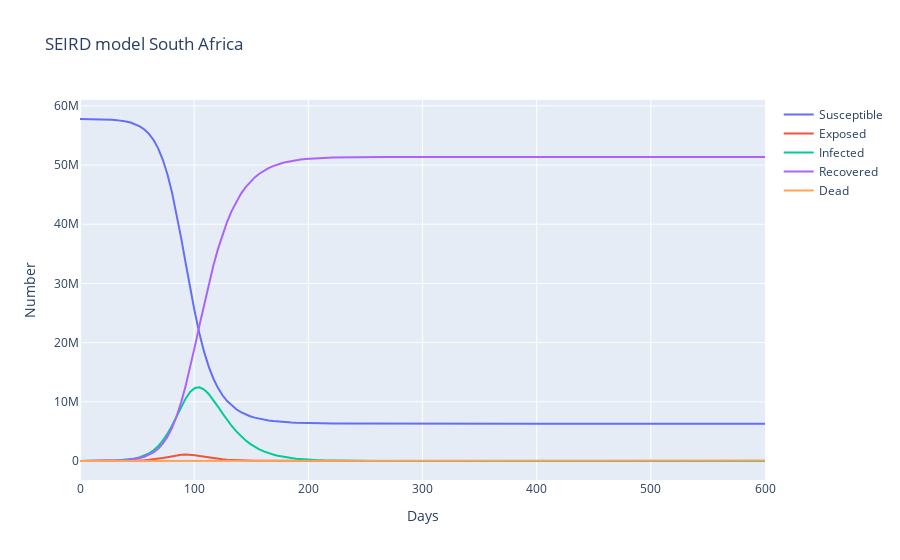

The cell this chart's notebook holds for it:
### Code cell
trace0=(go.Scatter(x=t,
                    y=S,
                    name='Susceptible'))
trace1=(go.Scatter(x=t,
                  y=E,
                  name='Exposed'))
trace2=(go.Scatter(x=t,
                  y=I,
                  name='Infected'))
trace3=(go.Scatter(x=t,
                  y=R,
                  name='Recovered'))
trace4=(go.Scatter(x=t,
                  y=D,
                  name='Dead'))

layout = go.Layout(
    title='SEIRD model South Africa',
    yaxis=dict(
        title='Number'
    ),
    xaxis=dict(
        title='Days',
        overlaying='x',
        side='bottom'
    )
)
  
    
fig = go.Figure(data=[trace0, trace1, trace2, trace3, trace4], layout=layout)
fig.show()
#pyo.plot(fig, filename='compare_confirmed_province', auto_open=False)

### Figure 1 — Plotly figure (JSON) as saved in the notebook; plotly's stock layout.template omitted (floating-point values rounded to 4 significant figures; data arrays with more than 128 entries replaced by an {"elided": "..."} marker saying what was removed)
{"data": [{"name": "Susceptible", "type": "scatter", "x": {"elided": "150 float values"}, "y": {"elided": "150 float values"}}, {"name": "Exposed", "type": "scatter", "x": {"elided": "150 float values"}, "y": {"elided": "150 float values"}}, {"name": "Infected", "type": "scatter", "x": {"elided": "150 float values"}, "y": {"elided": "150 float values"}}, {"name": "Recovered", "type": "scatter", "x": {"elided": "150 float values"}, "y": {"elided": "150 float values"}}, {"name": "Dead", "type": "scatter", "x": {"elided": "150 float values"}, "y": {"elided": "150 float values"}}], "layout": {"title": {"text": "SEIRD model South Africa"}, "xaxis": {"overlaying": "x", "side": "bottom", "title": {"text": "Days"}}, "yaxis": {"title": {"text": "Number"}}}}
